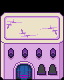

The image is a tile-based game level rendered from a .tmx file. Its description and source (layers, tilesets, objects; grid data summarised) follow:
An orthogonal 4x5 tile map with 16x16 px tiles, 3 tile layers (OnGrass, Collisions, WalkBehind) and 1 object (teleport on push).

<map version="1.10" tiledversion="1.11.0" orientation="orthogonal" renderorder="right-down" compressionlevel="6" width="4" height="5" tilewidth="16" tileheight="16" infinite="0" nextlayerid="5" nextobjectid="10">
 <tileset firstgid="1" source="../../../tileset/desert-1-h250.tsx" />
 <layer id="4" name="OnGrass" width="4" height="5">
  <data>[20 cells, 11 non-empty, 8 distinct tile ids]</data>
 </layer>
 <layer id="1" name="Collisions" width="4" height="5">
  <data>[20 cells, 16 non-empty, 16 distinct tile ids]</data>
 </layer>
 <layer id="2" name="WalkBehind" width="4" height="5">
  <data>[20 cells, 8 non-empty, 6 distinct tile ids]</data>
 </layer>
 <objectgroup name="Moving">
  <object id="9" type="teleport on push" x="32" y="80" width="16" height="16">
   <properties>
    <property name="map" value="floor-0" />
    <property name="x" value="3" />
    <property name="y" value="8" />
   </properties>
  </object>
 </objectgroup>
</map>
